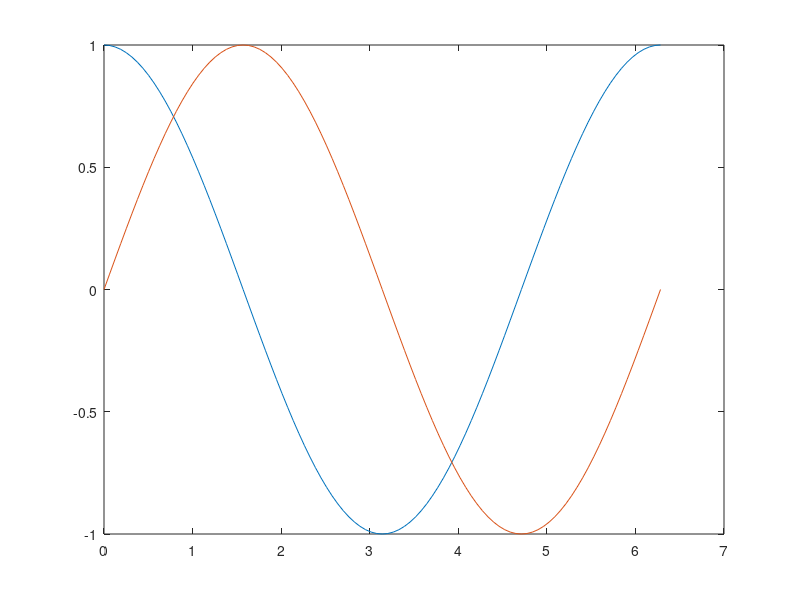

This chart was generated by the following MATLAB code:
#! /opt/local/bin/octave
clear all;   % Clear all variables/functions in memory

% Euler.m

pi           % pi is predefined in Matlab/Octave
ci = 1i      % Imaginary number

graph='yes'; % Character variable

fmt=3;       % Values to test = 1,2,3,4

if (fmt==1); % Testing numerical variables
  fmt_string = '%d %d %d \n';
elseif (fmt==2);
  fmt_string = '%15.6E %15.6E %15.6E \n';
elseif (fmt==3);
  fmt_string = '%#15.6G %#15.6G %#15.6G \n';
end

n = 101 ;    %  Number of data points
xmin = 0;    %  Minimum abscissa
xmax = 2*pi; %  Maximum abscissa
step = (xmax-xmin)/(n-1);

for k=1:n
  x(k) = xmin + (k-1) * step ; % Compute abscissas
end

z = exp(ci*x); % Compute ordinates

f1 = fopen ('Euler.dat','w'); % Open output file
for k=1:n
  fprintf(fmt_string,x(k),real(z(k)),imag(z(k))); % Write to file that you put first which would be f1, if there is no file it is printed at the terminal
end
fclose(f1); % Close output file

if (strcmp(graph,'yes')==1);   % Testing identical character strings
  g=plot(x,real(z),x,imag(z)); % Simple plot in graphical window
  waitfor(g); % Wait for closing graphical window
end

% COMMENTS

% "Octave/Matlab output precision" should not be confused
% with the number of SIGNIFICANT DIGITS.

% To correctly manage significant digits as required in physics and engineering, use:

% (1) SCIENTIFIC NOTATION

% fprintf (' %#w.mG ',y);  % where m   is the number of significant digits

% OR

% (2) NORMALIZED SCIENTIFIC NOTATION (always one non-zero digit before decimal point)

% fprintf (' %w.mE ',y);   % where m+1 is the number of significant digits.
% In this case, m is the "Octave/Matlab output precision",
% i.e. the number of digits after the radix (decimal point).

% In both cases (1) and (2):
% y = real number to be printed respecting significant digit rule.
% w = integer (units of character count) = width of field to print y.
% Typing g instead of G or e instead  E in the format definition toggles
%   the exponent flag respectively in lower or upper case (e or E).

% Both above formats (1) and (2) force to print trailing zeros
% that are significant digits and are useful to perform alignment of columns of numbers.

% MANDATORY : w > m+7 because :
%
% 1 character  for the sign of y
% 1 character  for the decimal point
% 1 character  for the exponent flag (e or E)
% 1 character  for the exponent sign
% 3 characters for the exponent (integer number)

% A good choice is w>m+8 to warrant at least one blank character
% between two numbers on a same line.
